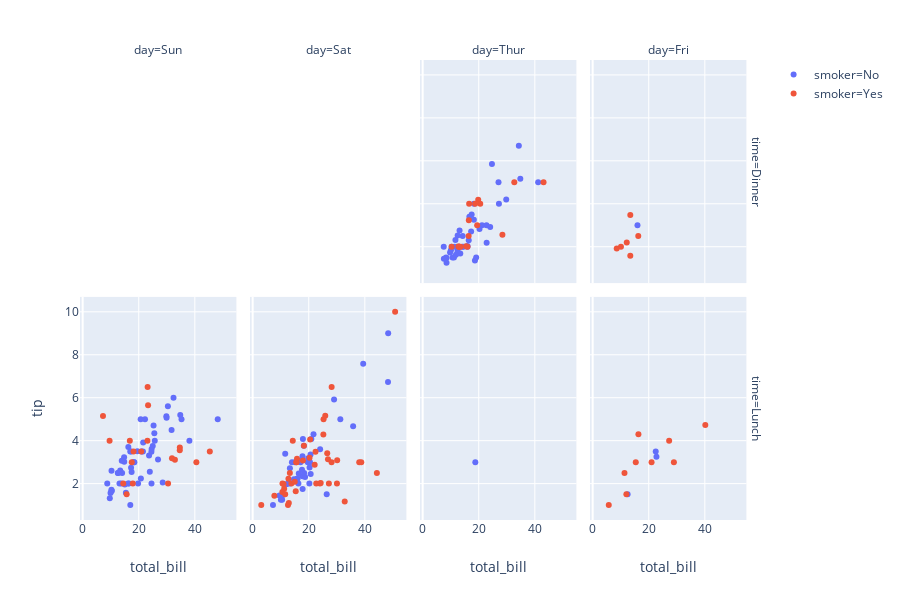

The notebook cell saved with this chart:
### Code cell
#facet for make so many plot
px.scatter(data, x='total_bill', y='tip', color='smoker', facet_col='day', facet_row='time')

### Figure 1 — Plotly figure (JSON) as saved in the notebook; plotly's stock layout.template omitted (floating-point values rounded to 4 significant figures)
{"data": [{"hoverlabel": {"namelength": 0}, "hovertemplate": "smoker=No<br>time=Dinner<br>day=Sun<br>total_bill=%{x}<br>tip=%{y}", "legendgroup": "smoker=No", "marker": {"color": "#636efa", "symbol": "circle"}, "mode": "markers", "name": "smoker=No", "showlegend": true, "type": "scatter", "x": [16.99, 10.34, 21.01, 23.68, 24.59, 25.29, 8.77, 26.88, 15.04, 14.78, 10.27, 35.26, 15.42, 18.43, 14.83, 21.58, 10.33, 16.29, 16.97, 17.46, 13.94, 9.68, 30.4, 18.29, 22.23, 32.4, 28.55, 18.04, 12.54, 10.29, 34.81, 9.94, 25.56, 19.49, 38.07, 23.95, 25.71, 17.31, 29.93, 14.07, 13.13, 17.26, 24.55, 19.77, 29.85, 48.17, 25, 13.39, 16.49, 21.5, 12.66, 16.21, 13.81, 24.52, 20.76, 31.71, 20.69], "xaxis": "x", "y": [1.01, 1.66, 3.5, 3.31, 3.61, 4.71, 2, 3.12, 1.96, 3.23, 1.71, 5, 1.57, 3, 3.02, 3.92, 1.67, 3.71, 3.5, 2.54, 3.06, 1.32, 5.6, 3, 5, 6, 2.05, 3, 2.5, 2.6, 5.2, 1.56, 4.34, 3.51, 4, 2.55, 4, 3.5, 5.07, 2.5, 2, 2.74, 2, 2, 5.14, 5, 3.75, 2.61, 2, 3.5, 2.5, 2, 2, 3.48, 2.24, 4.5, 5], "yaxis": "y"}, {"hoverlabel": {"namelength": 0}, "hovertemplate": "smoker=No<br>time=Dinner<br>day=Sat<br>total_bill=%{x}<br>tip=%{y}", "legendgroup": "smoker=No", "marker": {"color": "#636efa", "symbol": "circle"}, "mode": "markers", "name": "smoker=No", "showlegend": false, "type": "scatter", "x": [20.65, 17.92, 20.29, 15.77, 39.42, 19.82, 17.81, 13.37, 12.69, 21.7, 19.65, 9.55, 18.35, 15.06, 20.69, 17.78, 24.06, 16.31, 16.93, 18.69, 31.27, 16.04, 26.41, 48.27, 17.59, 20.08, 16.45, 20.23, 12.02, 17.07, 14.73, 10.51, 20.92, 18.24, 14, 7.25, 48.33, 20.45, 13.28, 11.61, 10.77, 10.07, 35.83, 29.03, 17.82], "xaxis": "x2", "y": [3.35, 4.08, 2.75, 2.23, 7.58, 3.18, 2.34, 2, 2, 4.3, 3, 1.45, 2.5, 3, 2.45, 3.27, 3.6, 2, 3.07, 2.31, 5, 2.24, 1.5, 6.73, 2.64, 3.15, 2.47, 2.01, 1.97, 3, 2.2, 1.25, 4.08, 3.76, 3, 1, 9, 3, 2.72, 3.39, 1.47, 1.25, 4.67, 5.92, 1.75], "yaxis": "y2"}, {"hoverlabel": {"namelength": 0}, "hovertemplate": "smoker=No<br>time=Dinner<br>day=Thur<br>total_bill=%{x}<br>tip=%{y}", "legendgroup": "smoker=No", "marker": {"color": "#636efa", "symbol": "circle"}, "mode": "markers", "name": "smoker=No", "showlegend": false, "type": "scatter", "x": [18.78], "xaxis": "x3", "y": [3], "yaxis": "y3"}, {"hoverlabel": {"namelength": 0}, "hovertemplate": "smoker=No<br>time=Dinner<br>day=Fri<br>total_bill=%{x}<br>tip=%{y}", "legendgroup": "smoker=No", "marker": {"color": "#636efa", "symbol": "circle"}, "mode": "markers", "name": "smoker=No", "showlegend": false, "type": "scatter", "x": [22.49, 22.75, 12.46], "xaxis": "x4", "y": [3.5, 3.25, 1.5], "yaxis": "y4"}, {"hoverlabel": {"namelength": 0}, "hovertemplate": "smoker=No<br>time=Lunch<br>day=Thur<br>total_bill=%{x}<br>tip=%{y}", "legendgroup": "smoker=No", "marker": {"color": "#636efa", "symbol": "circle"}, "mode": "markers", "name": "smoker=No", "showlegend": false, "type": "scatter", "x": [27.2, 22.76, 17.29, 16.66, 10.07, 15.98, 34.83, 13.03, 18.28, 24.71, 21.16, 10.65, 12.43, 24.08, 11.69, 13.42, 14.26, 15.95, 12.48, 29.8, 8.52, 14.52, 11.38, 22.82, 19.08, 20.27, 11.17, 12.26, 18.26, 8.51, 10.33, 14.15, 13.16, 17.47, 34.3, 41.19, 27.05, 16.43, 8.35, 18.64, 11.87, 9.78, 7.51, 7.56], "xaxis": "x7", "y": [4, 3, 2.71, 3.4, 1.83, 2.03, 5.17, 2, 4, 5.85, 3, 1.5, 1.8, 2.92, 2.31, 1.68, 2.5, 2, 2.52, 4.2, 1.48, 2, 2, 2.18, 1.5, 2.83, 1.5, 2, 3.25, 1.25, 2, 2, 2.75, 3.5, 6.7, 5, 5, 2.3, 1.5, 1.36, 1.63, 1.73, 2, 1.44], "yaxis": "y7"}, {"hoverlabel": {"namelength": 0}, "hovertemplate": "smoker=No<br>time=Lunch<br>day=Fri<br>total_bill=%{x}<br>tip=%{y}", "legendgroup": "smoker=No", "marker": {"color": "#636efa", "symbol": "circle"}, "mode": "markers", "name": "smoker=No", "showlegend": false, "type": "scatter", "x": [15.98], "xaxis": "x8", "y": [3], "yaxis": "y8"}, {"hoverlabel": {"namelength": 0}, "hovertemplate": "smoker=Yes<br>time=Dinner<br>day=Sun<br>total_bill=%{x}<br>tip=%{y}", "legendgroup": "smoker=Yes", "marker": {"color": "#EF553B", "symbol": "circle"}, "mode": "markers", "name": "smoker=Yes", "showlegend": true, "type": "scatter", "x": [17.51, 7.25, 31.85, 16.82, 32.9, 17.89, 14.48, 9.6, 34.63, 34.65, 23.33, 45.35, 23.17, 40.55, 20.9, 30.46, 18.15, 23.1, 15.69], "xaxis": "x", "y": [3, 5.15, 3.18, 4, 3.11, 2, 2, 4, 3.55, 3.68, 5.65, 3.5, 6.5, 3, 3.5, 2, 3.5, 4, 1.5], "yaxis": "y"}, {"hoverlabel": {"namelength": 0}, "hovertemplate": "smoker=Yes<br>time=Dinner<br>day=Sat<br>total_bill=%{x}<br>tip=%{y}", "legendgroup": "smoker=Yes", "marker": {"color": "#EF553B", "symbol": "circle"}, "mode": "markers", "name": "smoker=Yes", "showlegend": false, "type": "scatter", "x": [38.01, 11.24, 20.29, 13.81, 11.02, 18.29, 3.07, 15.01, 26.86, 25.28, 17.92, 44.3, 22.42, 15.36, 20.49, 25.21, 14.31, 10.59, 10.63, 50.81, 15.81, 26.59, 38.73, 24.27, 12.76, 30.06, 25.89, 13.27, 28.17, 12.9, 28.15, 11.59, 7.74, 30.14, 22.12, 24.01, 15.69, 15.53, 12.6, 32.83, 27.18, 22.67], "xaxis": "x2", "y": [3, 1.76, 3.21, 2, 1.98, 3.76, 1, 2.09, 3.14, 5, 3.08, 2.5, 3.48, 1.64, 4.06, 4.29, 4, 1.61, 2, 10, 3.16, 3.41, 3, 2.03, 2.23, 2, 5.16, 2.5, 6.5, 1.1, 3, 1.5, 1.44, 3.09, 2.88, 2, 3, 3, 1, 1.17, 2, 2], "yaxis": "y2"}, {"hoverlabel": {"namelength": 0}, "hovertemplate": "smoker=Yes<br>time=Dinner<br>day=Fri<br>total_bill=%{x}<br>tip=%{y}", "legendgroup": "smoker=Yes", "marker": {"color": "#EF553B", "symbol": "circle"}, "mode": "markers", "name": "smoker=Yes", "showlegend": false, "type": "scatter", "x": [28.97, 5.75, 16.32, 40.17, 27.28, 12.03, 21.01, 11.35, 15.38], "xaxis": "x4", "y": [3, 1, 4.3, 4.73, 4, 1.5, 3, 2.5, 3], "yaxis": "y4"}, {"hoverlabel": {"namelength": 0}, "hovertemplate": "smoker=Yes<br>time=Lunch<br>day=Thur<br>total_bill=%{x}<br>tip=%{y}", "legendgroup": "smoker=Yes", "marker": {"color": "#EF553B", "symbol": "circle"}, "mode": "markers", "name": "smoker=Yes", "showlegend": false, "type": "scatter", "x": [19.44, 32.68, 16, 19.81, 28.44, 15.48, 16.58, 10.34, 43.11, 13, 13.51, 18.71, 12.74, 13, 16.4, 20.53, 16.47], "xaxis": "x7", "y": [3, 5, 2, 4.19, 2.56, 2.02, 4, 2, 5, 2, 2, 4, 2.01, 2, 2.5, 4, 3.23], "yaxis": "y7"}, {"hoverlabel": {"namelength": 0}, "hovertemplate": "smoker=Yes<br>time=Lunch<br>day=Fri<br>total_bill=%{x}<br>tip=%{y}", "legendgroup": "smoker=Yes", "marker": {"color": "#EF553B", "symbol": "circle"}, "mode": "markers", "name": "smoker=Yes", "showlegend": false, "type": "scatter", "x": [12.16, 13.42, 8.58, 13.42, 16.27, 10.09], "xaxis": "x8", "y": [2.2, 3.48, 1.92, 1.58, 2.5, 2], "yaxis": "y8"}], "layout": {"annotations": [{"font": {}, "showarrow": false, "text": "day=Sun", "x": 0.115, "xanchor": "center", "xref": "paper", "y": 1, "yanchor": "bottom", "yref": "paper"}, {"font": {}, "showarrow": false, "text": "day=Sat", "x": 0.365, "xanchor": "center", "xref": "paper", "y": 1, "yanchor": "bottom", "yref": "paper"}, {"font": {}, "showarrow": false, "text": "day=Thur", "x": 0.615, "xanchor": "center", "xref": "paper", "y": 1, "yanchor": "bottom", "yref": "paper"}, {"font": {}, "showarrow": false, "text": "day=Fri", "x": 0.865, "xanchor": "center", "xref": "paper", "y": 1, "yanchor": "bottom", "yref": "paper"}, {"font": {}, "showarrow": false, "text": "time=Lunch", "textangle": 90, "x": 0.98, "xanchor": "left", "xref": "paper", "y": 0.2425, "yanchor": "middle", "yref": "paper"}, {"font": {}, "showarrow": false, "text": "time=Dinner", "textangle": 90, "x": 0.98, "xanchor": "left", "xref": "paper", "y": 0.7575, "yanchor": "middle", "yref": "paper"}], "height": 600, "legend": {"tracegroupgap": 0}, "margin": {"t": 60}, "xaxis": {"anchor": "y", "domain": [0, 0.23], "title": {"text": "total_bill"}}, "xaxis2": {"anchor": "y2", "domain": [0.25, 0.48], "matches": "x", "title": {"text": "total_bill"}}, "xaxis3": {"anchor": "y3", "domain": [0.5, 0.73], "matches": "x", "title": {"text": "total_bill"}}, "xaxis4": {"anchor": "y4", "domain": [0.75, 0.98], "matches": "x", "title": {"text": "total_bill"}}, "xaxis5": {"anchor": "y5", "domain": [0, 0.23], "matches": "x", "showticklabels": false}, "xaxis6": {"anchor": "y6", "domain": [0.25, 0.48], "matches": "x", "showticklabels": false}, "xaxis7": {"anchor": "y7", "domain": [0.5, 0.73], "matches": "x", "showticklabels": false}, "xaxis8": {"anchor": "y8", "domain": [0.75, 0.98], "matches": "x", "showticklabels": false}, "yaxis": {"anchor": "x", "domain": [0, 0.485], "title": {"text": "tip"}}, "yaxis2": {"anchor": "x2", "domain": [0, 0.485], "matches": "y", "showticklabels": false}, "yaxis3": {"anchor": "x3", "domain": [0, 0.485], "matches": "y", "showticklabels": false}, "yaxis4": {"anchor": "x4", "domain": [0, 0.485], "matches": "y", "showticklabels": false}, "yaxis5": {"anchor": "x5", "domain": [0.515, 1], "matches": "y", "title": {"text": "tip"}}, "yaxis6": {"anchor": "x6", "domain": [0.515, 1], "matches": "y", "showticklabels": false}, "yaxis7": {"anchor": "x7", "domain": [0.515, 1], "matches": "y", "showticklabels": false}, "yaxis8": {"anchor": "x8", "domain": [0.515, 1], "matches": "y", "showticklabels": false}}}
